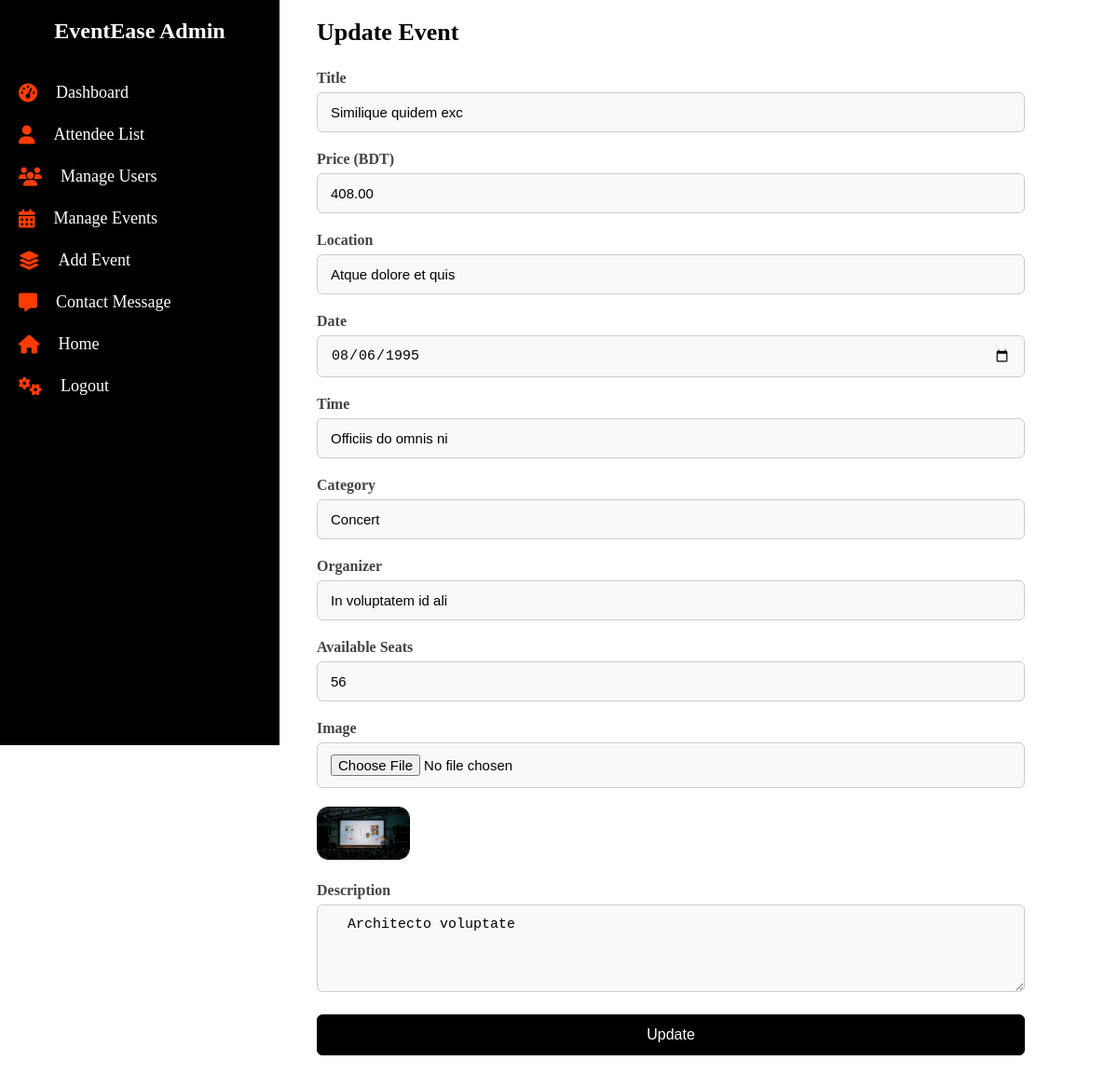
Page /views/update_event.php?id=5 (signed in) on the committed database.
### tables this page shows
CREATE TABLE `events` (
  `id` int(11) NOT NULL,
  `title` varchar(255) NOT NULL,
  `price` decimal(10,2) NOT NULL,
  `location` varchar(255) NOT NULL,
  `date` date NOT NULL,
  `time` varchar(50) NOT NULL,
  `category` varchar(100) NOT NULL,
  `organizer` varchar(100) NOT NULL,
  `image` varchar(255) DEFAULT NULL,
  `description` text DEFAULT NULL,
  `available_seats` int(11) NOT NULL
);

### models/admin_model.php (called while the page is built, shortened)
<?php
require __DIR__ . '../../config/db.php';
function getEventById($id){
  global $conn;
  $sql="select * from events where id='$id'";
  $result=$conn->query($sql);
  $event=$result->fetch_assoc();
  return $event;
}
?>

### controllers/update_event_controller.php (called while the page is built, shortened)
<?php
include '../models/admin_model.php';
function getEvent($id){
  return getEventById($id);
}
?>

### views/update_event.php (the view, shortened to what this page needs)
<?php
include '../controllers/update_event_controller.php';
$id=$_GET['id'];
$event=getEvent($id);
?>
<!DOCTYPE html>
<html lang="en">
<head>
  <link rel="stylesheet" href="../public/styles/admin/add_event.css">
</head>
<body>
  <?php
  include '../views/layouts/admin_sidebar.php';
  ?>
  <main class="add_event_form">
    <h2>Update Event</h2>
    <form <?php echo 'action="../controllers/update_event_controller.php?id=' . $id . '"';?> method="POST" enctype="multipart/form-data">
      <label>Title</label>
      <input type="text" name="title" required value="<?=$event['title']?>"/>
      <label>Price (BDT)</label>
      <input type="number" name="price" step="1" required value="<?=$event['price']?>"/>
      <label>Location</label>
      <input type="text" name="location" required value="<?=$event['location']?>"/>
      <label>Date</label>
      <input type="date" name="date" required value="<?=$event['date']?>"/>
      <label>Time</label>
      <input type="text" name="time" placeholder="e.g., 6:30 PM" required value="<?=$event['time']?>"/>
      <label>Category</label>
      <input type="text" name="category" required value="<?=$event['category']?>"/>
      <label>Organizer</label>
      <input type="text" name="organizer" required value="<?=$event['organizer']?>"/>
      <label>Available Seats</label>
      <input type="number" name="available_seats" min="1" required value="<?=$event['available_seats']?>"/>
      <label>Image</label>
      <input type="file" name="image" accept="image/*"/>
      <img class="show-img" src="<?=$event['image']?>" width="100">
      <label>Description</label>
      <textarea name="description" rows="4" required> <?php echo $event['description']?></textarea>
      <button type="submit" name="event_update">Update</button>
    </form>
  </main>
</body>
</html>

### public/styles/admin/add_event.css (style rules this page uses)
body { margin: 0; padding: 0; box-sizing: border-box; }
.add_event_form { margin-left: 320px; padding: 20px; max-width: 800px; }
.add_event_form h2 { margin-bottom: 25px; font-size: 26px; }
form label { display: block; font-weight: 600; margin-bottom: 6px; color: #444; }
form input[type="text"], form input[type="number"], form input[type="date"], form input[type="file"], form textarea { width: 100%; padding: 12px 14px; border: 1px solid #ccc; border-radius: 6px; margin-bottom: 20px; font-size: 15px; background-color: #f9f9f9; }
form button { width: 100%; padding: 12px; background-color: black; border: 1px solid black; color: white; font-size: 16px; border-radius: 6px; cursor: pointer; transition: background-color 0.3s ease; }

### public/styles/admin/admin_sidebar.css (style rules this page uses)
* { margin: 0; padding: 0; box-sizing: border-box; }

### views/update_event.php (style rules this page uses)
.show-img { border: 1px solid black; margin-bottom: 20px; border-radius: 12px; }

### rows in the picture
events: title "Similique quidem exc", price "408.00", location "Atque dolore et quis", date "08/06/1995", time "Officiis do omnis ni", category "Concert", organizer "In voluptatem id ali", available_seats "56", image (picture), description "Architecto voluptate"
